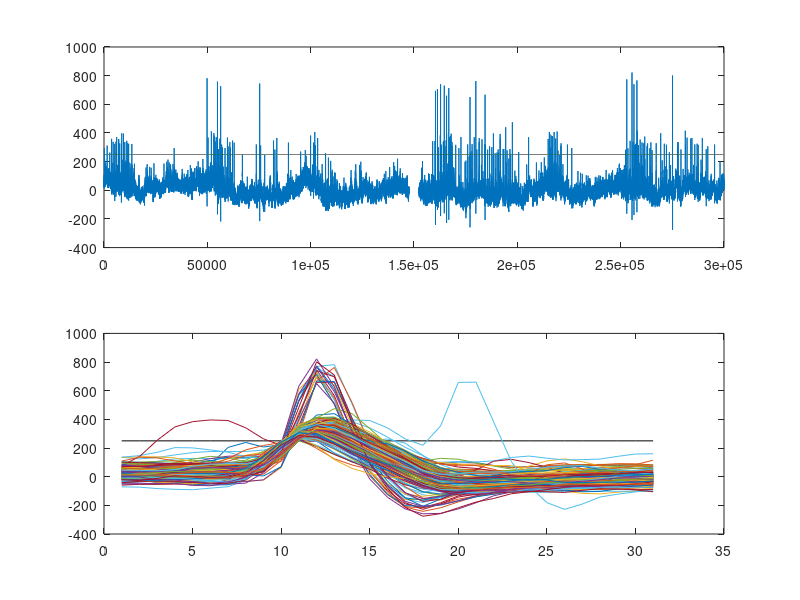

This chart was generated by the following MATLAB code:
load ps5_data.mat

SAMPLE_LENGTH = 31;
PREV_SAMPLES = 10;

AFTER_SAMPLES = SAMPLE_LENGTH - PREV_SAMPLES - 1;

x = RealWaveform;
f_0 = 30000; % sampling rate of waveform (Hz)
f_stop = 250; % stop frequency (Hz)
f_Nyquist = f_0/2; % the Nyquist limit
n = length(x);
f_all = linspace(-f_Nyquist,f_Nyquist,n);
desired_response = ones(n,1);
desired_response(abs(f_all)<=f_stop) = 0;
x_filtered = real(fftshift(ifft(fft(x.*fftshift(desired_response)))));

subplot(2,1,1);
plot(x_filtered);
hold on
V_th  = ones(size(x_filtered,1),1).*250;
plot(V_th,'k');

x_filtered_shifted = [0; x_filtered(1:size(x_filtered, 1) -1)];
above_th_locs = find((x_filtered > V_th) & (x_filtered_shifted < V_th));
snippets = zeros(SAMPLE_LENGTH, size(above_th_locs, 1));
for i=1:size(above_th_locs,1)
    snippets(:,i) = x_filtered(above_th_locs(i)-PREV_SAMPLES:above_th_locs(i)+AFTER_SAMPLES);
end
save snippets.mat snippets
subplot(2,1,2);
plot(V_th(1:SAMPLE_LENGTH),'k');
hold on
for i=1:size(above_th_locs,1)
    plot(snippets(:,i));
    hold on
end
